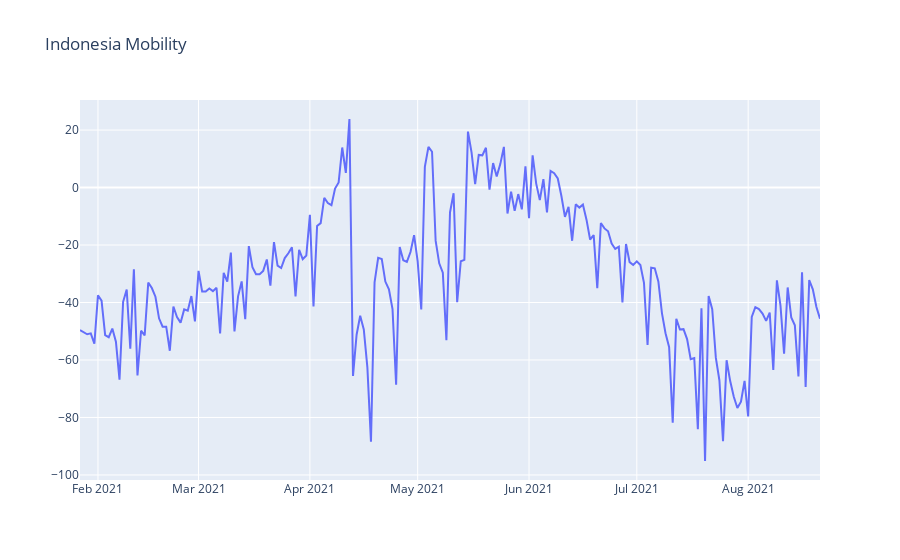

This figure's notebook cell:
### Code cell
line_stat = []
line_stat.append(go.Scatter(x=df_mobility.ds,
                            y=df_mobility['all_day_bing_tiles_visited_relative_change'], name="Retail And Recreation", mode='lines'))

fig = go.Figure(data=line_stat)
fig.update_layout(title_text="Indonesia Mobility")
fig.show()

### Figure 1 — Plotly figure (JSON) as saved in the notebook; plotly's stock layout.template omitted (floating-point values rounded to 4 significant figures; data arrays with more than 128 entries replaced by an {"elided": "..."} marker saying what was removed)
{"data": [{"mode": "lines", "name": "Retail And Recreation", "type": "scatter", "x": {"elided": "207 str values"}, "y": {"elided": "207 float values"}}], "layout": {"title": {"text": "Indonesia Mobility"}}}
